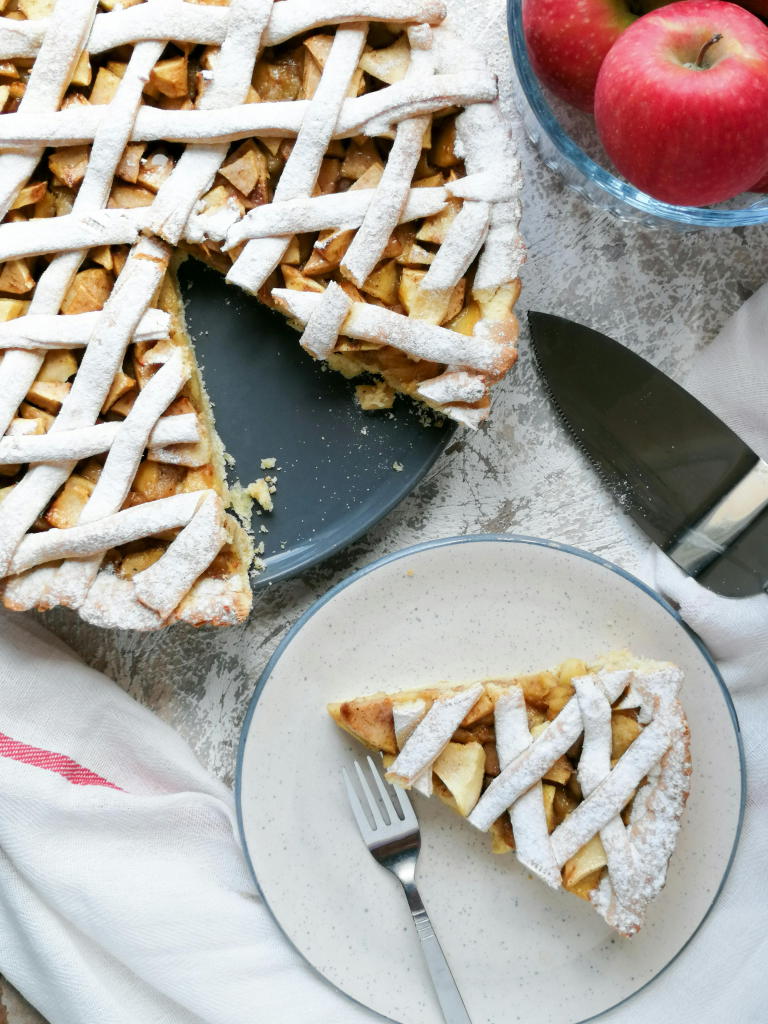
#> input picture DishDash/frontend/public/images/1.jpg, 3840 x 5120 px (shown at 1/5 size)
$ python resize_images.py images out
#> lines starting #> are read from the running program, lines starting #| are printed output that depends on the picture
#!/usr/bin/env python3
import sys
from pathlib import Path
from PIL import Image

input_dir = Path(sys.argv[1])
output_dir = Path(sys.argv[2])
output_dir.mkdir(exist_ok=True)

target_width = 400
target_height = 526

for img_path in input_dir.glob("*.[jp][pn]g"):
    with Image.open(img_path) as im:
        # Resize keeping aspect ratio, but ensure it covers target size
#> im is the input picture: PIL image 3840x5120 RGB; mean R, G, B 171.7, 164.7, 157.7
        im_ratio = im.width / im.height
#> im_ratio = 0.75
        target_ratio = target_width / target_height

        if im_ratio > target_ratio:
            # image too wide → scale height to target
            new_height = target_height
            new_width = int(new_height * im_ratio)
        else:
            # image too tall → scale width to target
            new_width = target_width
            new_height = int(new_width / im_ratio)
#> new_height = 533

        im_resized = im.resize((new_width, new_height), Image.LANCZOS)
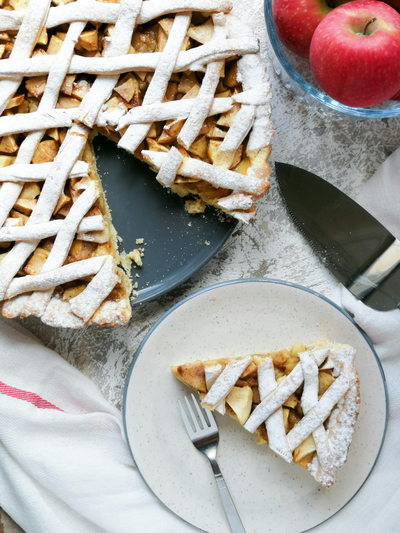
#> im_resized: PIL image 400x533 RGB; mean R, G, B 171.7, 164.7, 157.7

        # Crop center
        left = (new_width - target_width) / 2
        top = (new_height - target_height) / 2
#> top = 3.5
        right = left + target_width
        bottom = top + target_height
#> bottom = 529.5
        im_cropped = im_resized.crop((left, top, right, bottom))
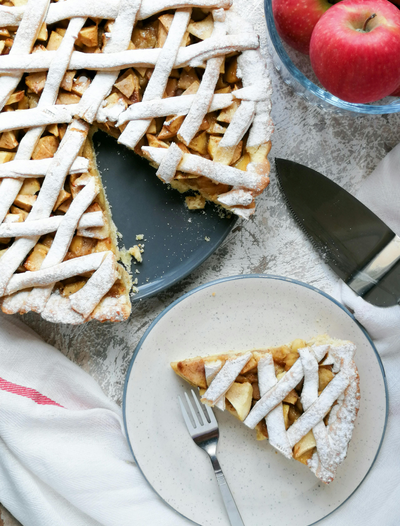
#> im_cropped: PIL image 400x526 RGB; mean R, G, B 171.3, 164.4, 157.4

        out_file = output_dir / img_path.name
        im_cropped.save(out_file, optimize=True, quality=75)
        print(f"Saved {out_file}")
#> pass 2 of the loop `for img_path in input_dir.glob("*.[jp][pn]g"):`:
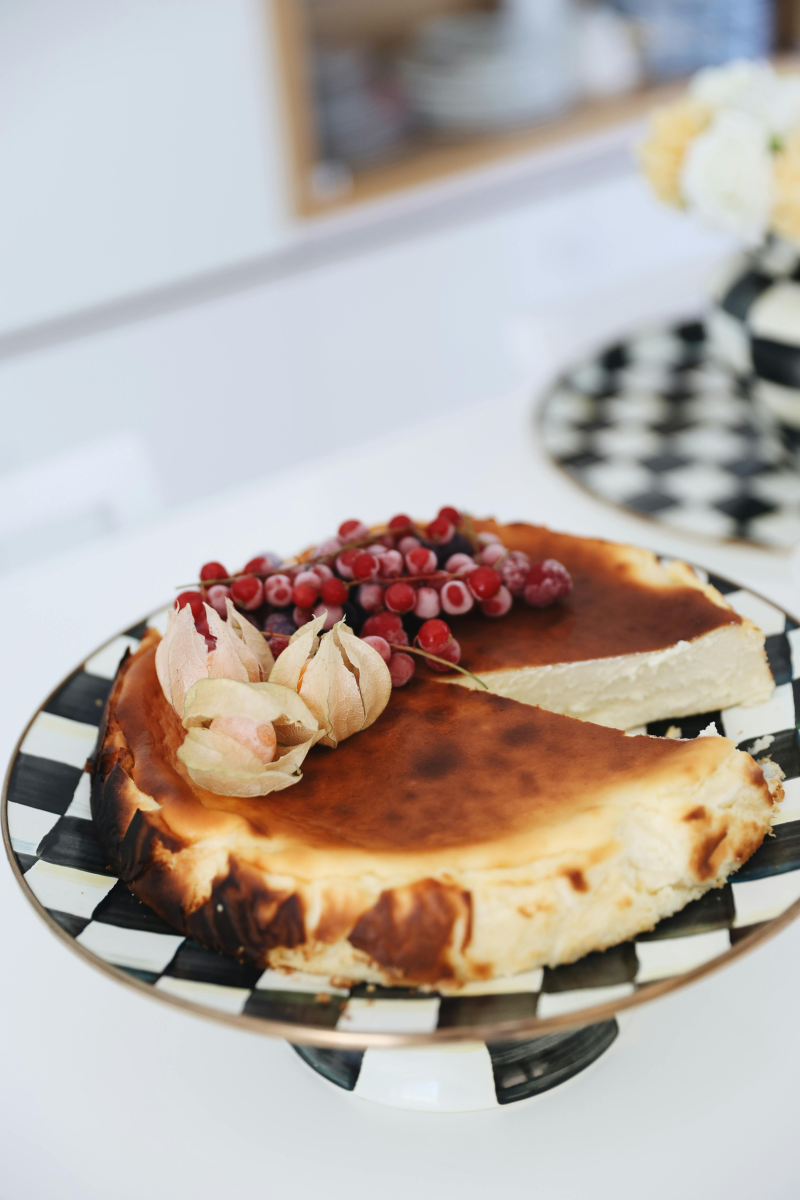
#> input picture DishDash/frontend/public/images/10.jpg, 4000 x 6000 px (shown at 1/5 size)
#> im is the input picture: PIL image 4000x6000 RGB; mean R, G, B 182.2, 172.4, 165.9
#> `im_resized = im.resize((new_width, new_height), Image.LANCZOS)`:
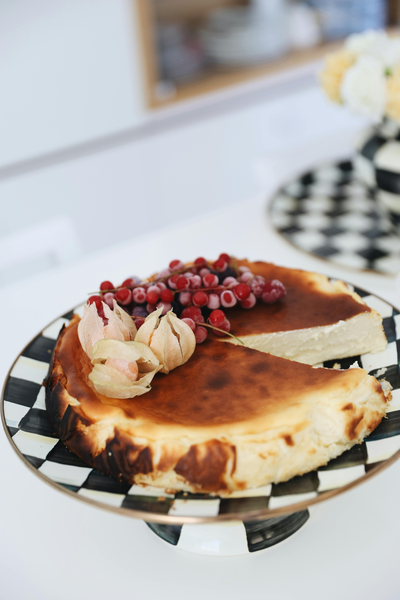
#> im_resized: PIL image 400x600 RGB; mean R, G, B 182.2, 172.4, 165.9
#> `im_cropped = im_resized.crop((left, top, right, bottom))`:
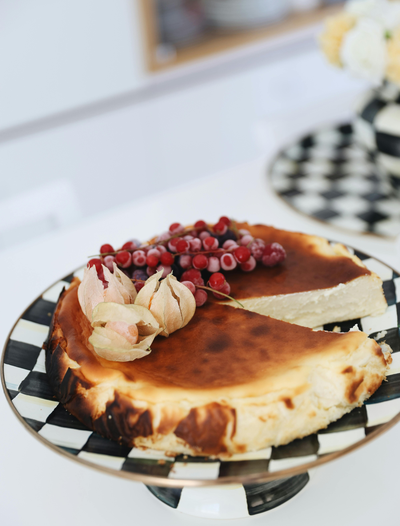
#> im_cropped: PIL image 400x526 RGB; mean R, G, B 181.2, 169.5, 161.3
